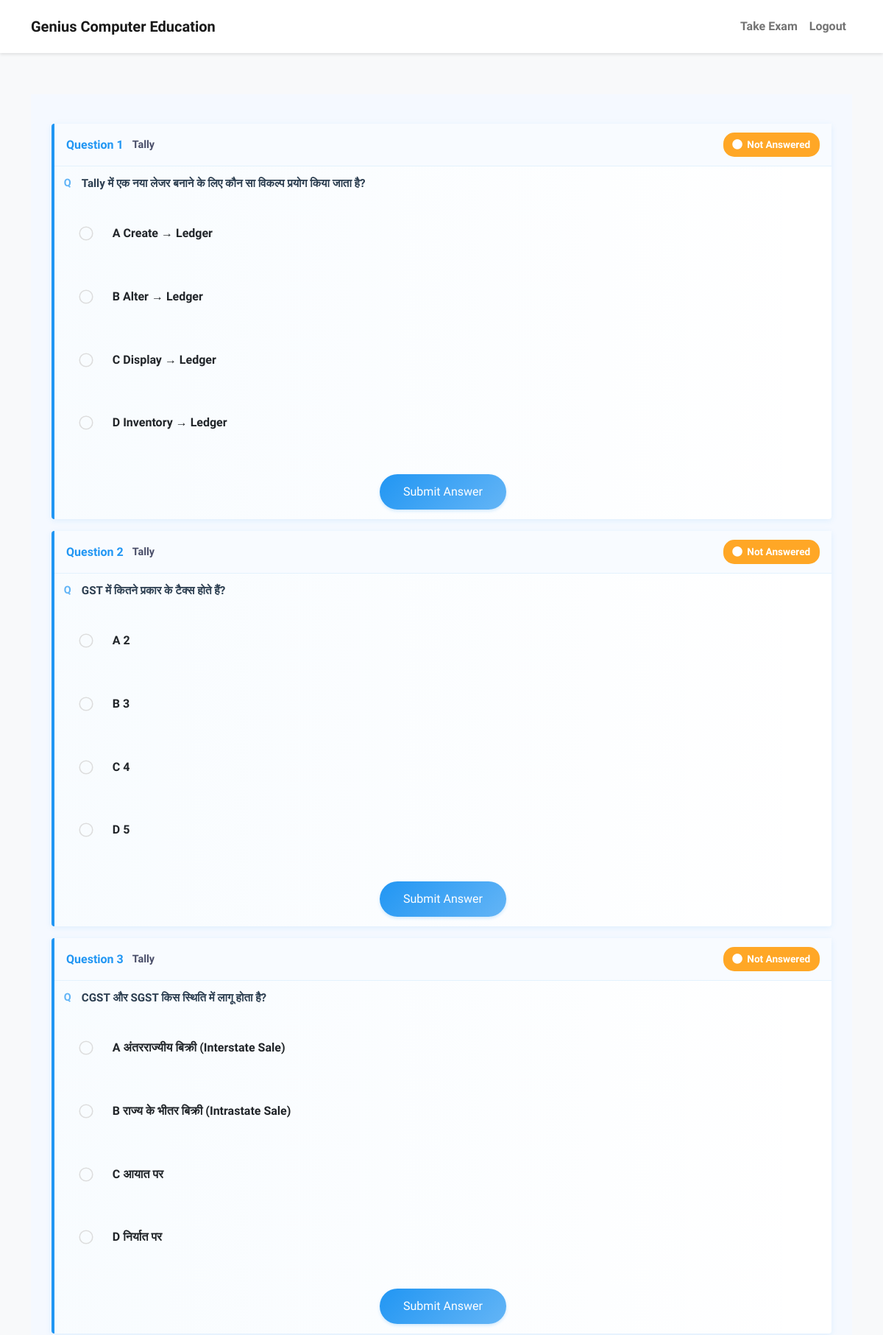
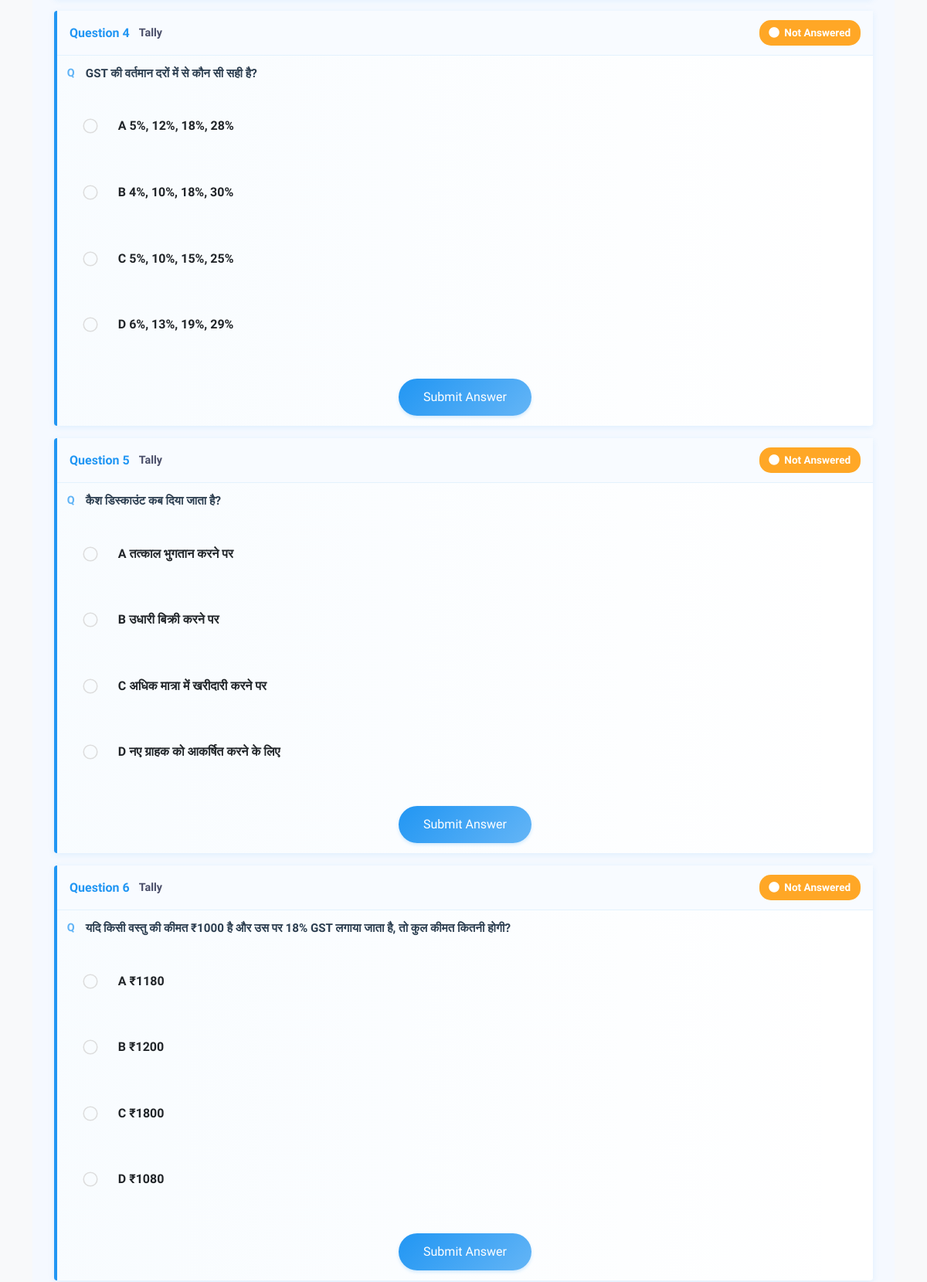
/exam (signed in, upper part), run on the app's committed database (2 pictures, top to bottom).
### app.py (models this page shows)
class Question(db.Model):
    id = db.Column(db.Integer, primary_key=True)
    question_text = db.Column(db.String(500), nullable=False)
    option_a = db.Column(db.String(200), nullable=False)
    option_b = db.Column(db.String(200), nullable=False)
    option_c = db.Column(db.String(200), nullable=False)
    option_d = db.Column(db.String(200), nullable=False)
    correct_answer = db.Column(db.String(1), nullable=False)
    day = db.Column(db.Integer, nullable=False, default=1)
    course_id = db.Column(db.Integer, db.ForeignKey('course.id'), nullable=True)
    answers = db.relationship('Answer', backref='question', lazy=True)
    student_selections = db.relationship('QuestionSelection', backref='selected_question', lazy=True)

class Course(db.Model):
    id = db.Column(db.Integer, primary_key=True)
    name = db.Column(db.String(100), nullable=False, unique=True)
    category_id = db.Column(db.Integer, db.ForeignKey('course_category.id'), nullable=False)
    questions = db.relationship('Question', backref='course', lazy=True)
    timer = db.relationship('ExamTimer', backref='course', uselist=False)
    timer_active = db.Column(db.Boolean, default=False)

### app.py (the view)
@app.route('/exam')
@login_required
def exam():
    if current_user.is_teacher:
        flash('Teachers cannot take exams!', 'error')
        return redirect(url_for('index'))
    settings = ExamSettings.query.first()
    if not settings:
        flash('Exam settings not configured!', 'error')
        return redirect(url_for('index'))
    exam_submitted = ExamSubmission.query.filter_by(
        user_id=current_user.id,
        day=settings.active_day,
        submission_date=date.today()
    ).first()
    if exam_submitted:
        flash('You have already submitted the exam for today. Please come back tomorrow.', 'warning')
        return redirect(url_for('index'))
    questions = Question.query.join(Course).join(
        StudentCourse, Course.id == StudentCourse.course_id
    ).filter(
        Question.day == settings.active_day,
        StudentCourse.student_id == current_user.id
    ).all()
    if not questions:
        flash('No questions available for today!', 'info')
        return redirect(url_for('index'))
    current_time = datetime.utcnow()
    course_timers = {}
    for course in current_user.enrolled_courses:
        if course.timer:
            if not course.timer_active:
                course.timer_active = True
                course.timer.start_time = current_time
                course.timer.end_time = current_time + timedelta(minutes=course.timer.duration_minutes)
                db.session.add(course)
            course_timers[str(course.id)] = {
                'name': course.name,
                'duration_minutes': course.timer.duration_minutes,
                'active': course.timer_active,
                'start_time': course.timer.start_time.isoformat() if course.timer.start_time else None,
                'end_time': course.timer.end_time.isoformat() if course.timer.end_time else None
            }
    try:
        db.session.commit()
    except Exception as e:
        db.session.rollback()
        flash('Error activating exam timer', 'error')
        return redirect(url_for('index'))
    return render_template('exam.html',
                         questions=questions,
                         settings=settings,
                         course_timers=course_timers,
                         server_time=current_time.isoformat(),
                         get_answer=get_answer,
                         exam_submitted=False)  # Since we redirect if submitted, this is always False

### app.py (called while the page is built)
@login_manager.user_loader
def load_user(user_id):
    return User.query.get(int(user_id))

def get_answer(user_id, question_id):
    settings = ExamSettings.query.first()
    if not settings:
        return None
    return Answer.query.filter_by(
        user_id=user_id,
        question_id=question_id,
        day=settings.active_day
    ).first()

### templates/exam.html (shortened to what this page needs)
{% extends "base.html" %}
{% block content %}
<div class="classic-exam">
    <div class="questions-section">
        <div class="container py-4">
            <div class="questions-container">
                {% if questions %}
                    {% for question in questions %}
                        <div id="question_{{ question.id }}" class="question-paper animate__animated animate__fadeIn" style="animation-delay: {{ loop.index * 0.2 }}s">
                            <div class="question-header">
                                <div class="question-info">
                                    <div class="number">Question {{ loop.index }}</div>
                                    <div class="subject">{{ question.course.name }}</div>
                                </div>
                                {% set user_answer = get_answer(current_user.id, question.id) %}
                                {% if user_answer %}
                                    <div class="status answered">
                                        <i class="fas fa-check"></i> Answered
                                    </div>
                                {% else %}
                                    <div class="status unanswered">
                                        <i class="fas fa-circle"></i> Not Answered
                                    </div>
                                {% endif %}
                            </div>
                            <div class="question-content">
                                <div class="question-text">{{ question.question_text }}</div>
                                {% if not user_answer %}
                                    <form method="POST" action="{{ url_for('submit_answer') }}" class="answer-form">
                                        <div class="options-list">
                                            {% for option, text in [
                                                ('A', question.option_a),
                                                ('B', question.option_b),
                                                ('C', question.option_c),
                                                ('D', question.option_d)
                                            ] %}
                                                <label class="option animate__animated animate__fadeInRight" style="animation-delay: {{ loop.index * 0.1 }}s">
                                                    <div class="selection-indicator"></div>
                                                    <span class="option-label">
                                                        <span class="option-marker">{{ option }}</span>
                                                        <span class="option-text">{{ text }}</span>
                                                    </span>
                                                </label>
                                            {% endfor %}
                                        </div>
                                        <div class="action-area">
                                            <button type="submit" class="btn-classic animate__animated animate__fadeInUp">
                                                Submit Answer
                                            </button>
                                        </div>
                                    </form>
                                {% endif %}
                            </div>
                        </div>
                    {% endfor %}
                {% endif %}
            </div>
        </div>
    </div>
</div>
{% endblock %}

### templates/base.html (shortened to what this page needs)
<!DOCTYPE html>
<html lang="en">
<head>
    <link href="https://cdn.jsdelivr.net/npm/bootstrap@5.1.3/dist/css/bootstrap.min.css" rel="stylesheet">
    <link rel="stylesheet" href="https://cdnjs.cloudflare.com/ajax/libs/font-awesome/6.0.0/css/all.min.css">
</head>
<body>
    <nav class="navbar navbar-expand-lg navbar-light">
        <div class="container">
            <a class="navbar-brand" href="{{ url_for('index') }}">Genius Computer Education</a>
            <div class="collapse navbar-collapse" id="navbarNav">
                <ul class="navbar-nav ms-auto">
                    {% if current_user.is_authenticated %}
                        {% if current_user.is_teacher %}
                            <li class="nav-item">
                                <a class="nav-link" href="{{ url_for('teacher_dashboard') }}">Dashboard</a>
                            </li>
                        {% else %}
                            <li class="nav-item">
                                <a class="nav-link" href="{{ url_for('exam') }}">Take Exam</a>
                            </li>
                        {% endif %}
                        <li class="nav-item">
                            <a class="nav-link" href="{{ url_for('logout') }}">Logout</a>
                        </li>
                    {% else %}
                        <li class="nav-item">
                            <a class="nav-link" href="{{ url_for('login') }}">Login</a>
                        </li>
                    {% endif %}
                </ul>
            </div>
        </div>
    </nav>
    <div class="main-content">
        <div class="container mt-4">
            {% block content %}{% endblock %}
        </div>
    </div>
</body>
</html>

### templates/base.html (style rules this page uses)
body { min-height: 100vh; display: flex; flex-direction: column; background-color: #f8f9fa; }
.main-content { flex: 1; padding: 2rem 0; }
.navbar { padding: 1rem 0; background-color: #fff; box-shadow: 0 2px 4px rgba(0,0,0,0.1); }
.options-list { margin-top: 0.5rem; }
.option { margin-bottom: 0.25rem; }

### templates/exam.html (style rules this page uses)
body { font-family: 'Source Sans Pro', sans-serif; font-weight: 600; }
.classic-exam { background-color: #F5F9FF; min-height: 100vh; padding: 1rem; position: relative; }
.question-paper { background: #FFFFFF; border-left: 4px solid #2196F3; border-radius: 4px; margin-bottom: 1rem; box-shadow: 0 2px 8px rgba(33, 150, 243, 0.1); transition: all 0.3s cubic-bezier(0.4, 0, 0.2, 1); transform-origin: top; animation: slideIn 0.3s ease-out; }
.question-header { background: #F8FBFF; padding: 0.75rem 1rem; border-radius: 0; display: flex; justify-content: space-between; align-items: center; border-bottom: 1px solid #E3F2FD; transition: background-color 0.3s ease; }
.question-info { display: flex; align-items: center; gap: 0.75rem; }
.number { font-family: 'Source Sans Pro', sans-serif; font-weight: 700; color: #2196F3; font-size: 1rem; transition: color 0.3s ease; }
.subject { color: #4A4E69; font-size: 0.9rem; font-weight: 600; }
.status { padding: 0.4rem 0.8rem; border-radius: 15px; font-size: 0.85rem; font-weight: 600; display: flex; align-items: center; gap: 0.4rem; transition: all 0.3s ease; }
.status.unanswered { background: #FFA726; color: white; }
.question-content { padding: 0.8rem; transition: all 0.3s cubic-bezier(0.4, 0, 0.2, 1); position: relative; overflow: hidden; background: linear-gradient(to right, rgba(33, 150, 243, 0.03), transparent); }
.question-text { font-size: 0.95rem; line-height: 1.4; margin-bottom: 1.2rem; color: #2C3E50; font-weight: 600; position: relative; padding-left: 1.5rem; transform: translateX(0); transition: all 0.3s ease; }
.question-text::before { content: "Q"; position: absolute; left: 0; top: 0; color: #2196F3; font-weight: 700; font-size: 0.9rem; opacity: 0.7; transition: all 0.3s ease; }
.options-list { display: flex; flex-direction: column; gap: 0.6rem; animation: fadeInUp 0.5s ease-out; }
.option { position: relative; display: flex; align-items: center; padding: 1rem 1.5rem; margin: 0.5rem 0; border-radius: 8px; cursor: pointer; overflow: hidden; transition: all 0.3s ease; border: 2px solid transparent; }
.selection-indicator { position: absolute; left: 1rem; width: 24px; height: 24px; border: 2px solid #ddd; border-radius: 50%; transition: all 0.3s cubic-bezier(0.4, 0, 0.2, 1); transform: scale(0.8); }
.option-label { margin-left: 2.5rem; position: relative; z-index: 1; transition: all 0.3s ease; }
.action-area { display: flex; justify-content: center; margin-top: 2rem; }
.btn-classic { background: linear-gradient(135deg, #2196F3, #64B5F6); color: white; border: none; padding: 0.75rem 2rem; font-size: 1rem; font-weight: 500; border-radius: 25px; cursor: pointer; transition: all 0.3s ease; box-shadow: 0 2px 4px rgba(33, 150, 243, 0.2); }
@media (max-width: 1200px) { .questions-section { max-width: 100%; } }
.questions-section { margin-right: 0; padding-bottom: 100px; position: relative; }
.animate__fadeInUp { animation: fadeInUp 0.5s ease-out; }

### data on the page
Question: course.name "Tally", question_text "Tally में एक नया लेजर बनाने के लिए कौन सा विकल्प प्रयोग किया जाता है?", correct_answer "A", option_a "Create → Ledger", option "B", option_b "Alter → Ledger", option "C", option_c "Display → Ledger", option "D", option_d "Inventory → Ledger"
Question: course.name "Tally", question_text "GST में कितने प्रकार के टैक्स होते हैं?", option_c "4" (drawn), option "A" "B" "C" "D", text "2" "3" "4" "5"
Question: course.name "Tally", question_text "CGST और SGST किस स्थिति में लागू होता है?", option "A", option_a "अंतरराज्यीय बिक्री (Interstate Sale)", correct_answer "B", option_b "राज्य के भीतर बिक्री (Intrastate Sale)", option "C", option_c "आयात पर", option "D", option_d "निर्यात पर"
Question: course.name "Tally", question_text "GST की वर्तमान दरों में से कौन सी सही है?", correct_answer "A", option_a "5%, 12%, 18%, 28%", option "B", option_b "4%, 10%, 18%, 30%", option "C", option_c "5%, 10%, 15%, 25%", option "D", option_d "6%, 13%, 19%, 29%"
Question: course.name "Tally", question_text "कैश डिस्काउंट कब दिया जाता है?", correct_answer "A", option_a "तत्काल भुगतान करने पर", option "B", option_b "उधारी बिक्री करने पर", option "C", option_c "अधिक मात्रा में खरीदारी करने पर", option "D", option_d "नए ग्राहक को आकर्षित करने के लिए"
Question: course.name "Tally", question_text "यदि किसी वस्तु की कीमत ₹1000 है और उस पर 18% GST लगाया जाता है, तो कुल कीमत कितनी होगी?", correct_answer "A", option_a "₹1180", option "B", option_b "₹1200", option "C", option_c "₹1800", option "D", option_d "₹1080"
